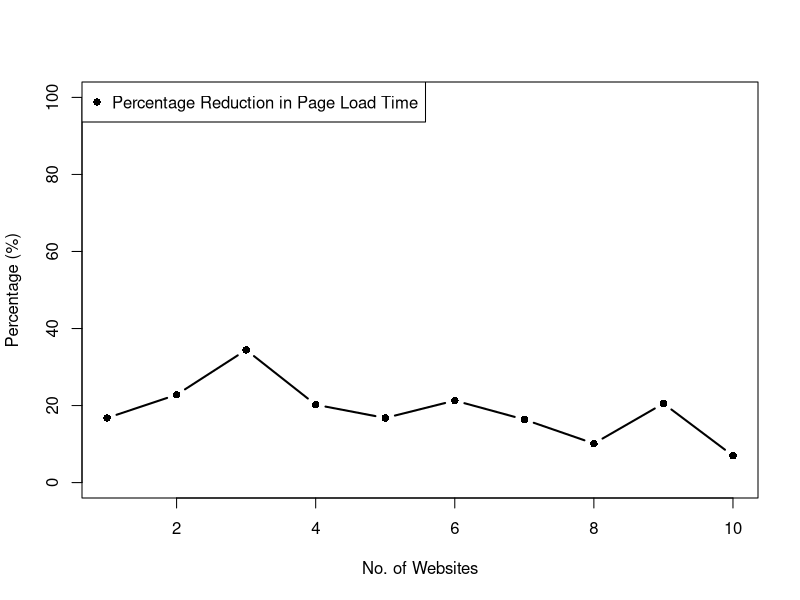

Here is the R script that generated this plot:
without_proxy<-c(5960, 5841, 4625, 4600, 4513, 4320, 3976, 3878, 3808, 3656)

with_proxy<-c(4960, 4509, 3032, 3670, 3756, 3400, 3325, 3485, 3026, 3401)

plot(c(1:10), (((without_proxy - with_proxy) * 100)/without_proxy), col="black", type="b", ylab="Percentage (%)", xlab="No. of Websites", ylim=c(0,100), lwd=2, pch=16)

legend("topleft", legend=c("Percentage Reduction in Page Load Time"), col=c("black"), pch=16)
